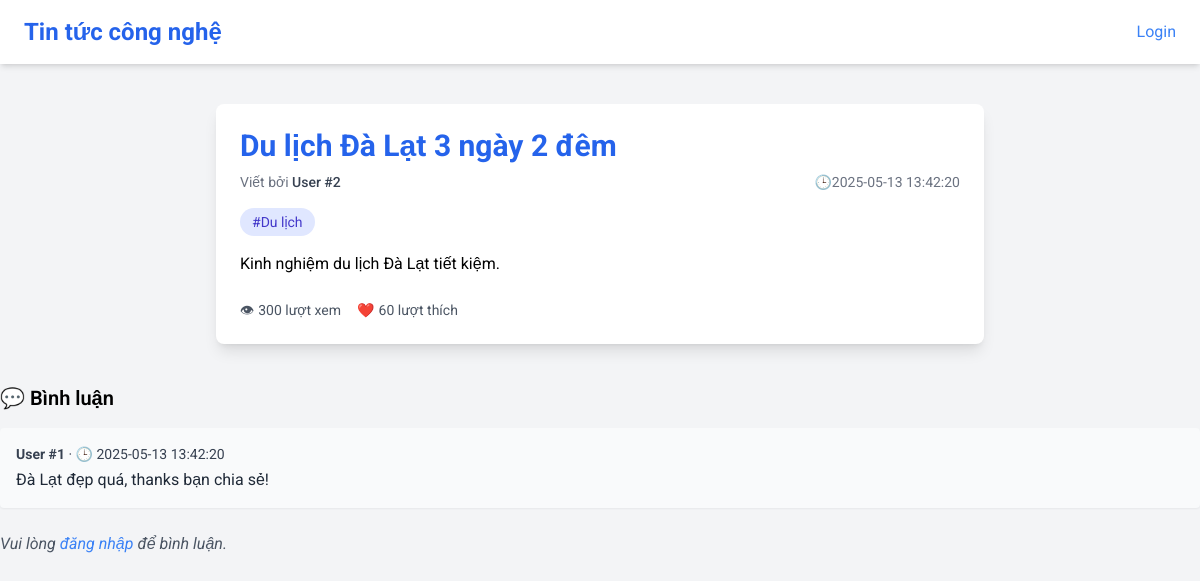
Screenshot of /?id=4 with the database file from the repository.
### tables this page shows
CREATE TABLE `posts`  (
  `post_id` int NOT NULL AUTO_INCREMENT,
  `user_id` int NOT NULL,
  `thumbnail` varchar(255) NULL DEFAULT NULL,
  `title` varchar(255) NOT NULL,
  `content` text NOT NULL,
  `status` enum('draft','published','archived') NOT NULL DEFAULT 'draft',
  `views` int NULL DEFAULT 0,
  `likes` int NULL DEFAULT 0,
  `category` varchar(50) NULL DEFAULT NULL,
  `created_at` timestamp NULL DEFAULT CURRENT_TIMESTAMP,
  `updated_at` timestamp NULL DEFAULT CURRENT_TIMESTAMP ON UPDATE CURRENT_TIMESTAMP,
  PRIMARY KEY (`post_id`) USING BTREE,
  INDEX `user_id`(`user_id` ASC) USING BTREE,
  CONSTRAINT `posts_ibfk_1` FOREIGN KEY (`user_id`) REFERENCES `users` (`id`) ON DELETE CASCADE ON UPDATE RESTRICT
);

CREATE TABLE `comments`  (
  `comment_id` int NOT NULL AUTO_INCREMENT,
  `post_id` int NOT NULL,
  `user_id` int NOT NULL,
  `content` text NOT NULL,
  `created_at` timestamp NULL DEFAULT CURRENT_TIMESTAMP,
  PRIMARY KEY (`comment_id`) USING BTREE,
  INDEX `post_id`(`post_id` ASC) USING BTREE,
  INDEX `user_id`(`user_id` ASC) USING BTREE,
  CONSTRAINT `comments_ibfk_1` FOREIGN KEY (`post_id`) REFERENCES `posts` (`post_id`) ON DELETE CASCADE ON UPDATE RESTRICT,
  CONSTRAINT `comments_ibfk_2` FOREIGN KEY (`user_id`) REFERENCES `users` (`id`) ON DELETE CASCADE ON UPDATE RESTRICT
);

### index.php (called while the page is built, shortened)
<?php
require_once 'App/Core/BaseController.php';
require_once 'App/database/DB.php';
require_once 'App/Core/helper.php';
$app = new Appilaction();
$app->run();

### App/Controllers/InjectionController.php (called while the page is built, shortened)
<?php
class InjectionController extends BaseController
{
    protected Post $posts;
    public function __construct()
    {
        $this->posts = $this->useModel('post');
        $this->comment = $this->useModel('comment');
    }
    public function post()
    {
        $postId = $_GET['id'];
        if (empty($postId)) {
            $posts = $this->posts->getPostByPublishedAll();
            return $this->view('pages.postNew', [
                'posts' => $posts,
            ]);
        } else {
            $post = $this->posts->getPostByIdPublish($postId);
            $comments = $this->comment->getCommentByPostId($postId);
            return $this->view('pages.post', [
                'post' => $post[0],
                'comments' => $comments,
            ]);
        }
    }
}

### App/Core/BaseController.php (called while the page is built, shortened)
<?php
class BaseController {
     public function useModel($model)
     {
         $modelClass = "App\\Models\\" . ucfirst($model);
         $modelNew = new $modelClass();
         $modelNew->db = DB::getInstance();
         return $modelNew;
     }
}

### App/database/DB.php (called while the page is built, shortened)
<?php
class DB
{
    private static $instance = null;
    private \PDO $connection;
    private $host;
    private $dbName;
    private $username;
    private $password;
    private function __construct()
    {
        $this->host = config('DB_HOST', 'localhost');
        $this->dbName = config('DB_NAME', 'app_test');
        $this->username = config('DB_USER', 'root');
        $this->password = config('DB_PASSWORD', '1');
    }
    public static function getInstance()
    {
        if (self::$instance === null) {
            self::$instance = new DB();
        }
        return self::$instance;
    }
    public function connect()
    {
        try {
            $options = [
                \PDO::ATTR_ERRMODE            => \PDO::ERRMODE_EXCEPTION,
                \PDO::ATTR_EMULATE_PREPARES   => false,
                \PDO::MYSQL_ATTR_INIT_COMMAND => "SET NAMES utf8mb4 COLLATE utf8mb4_unicode_ci",
            ];
            $this->connection = new \PDO("mysql:host={$this->host};dbname={$this->dbName}", $this->username, $this->password, $options);
        } catch (\PDOException $e) {
            echo "Connection failed: " . $e->getMessage();
        }
    }
    public function query($sql, $params = [])
    {
        $stmt = $this->connection->prepare($sql);
        $stmt->execute($params);
        return $stmt;
    }
    public function select($table, array $columns = ['*'], $where = '', array $params = [], $fetch = \PDO::FETCH_ASSOC)
    {
        $cols = implode(', ', $columns);
        $tbl  = is_array($table) ? implode(', ', $table) : $table;
        $sql  = "SELECT {$cols} FROM {$tbl}" . ($where !== '' ? " WHERE {$where}" : '');
        return $this->query($sql, $params)->fetchAll($fetch);
    }
}

### App/Core/helper.php (called while the page is built, shortened)
<?php
if (!function_exists('session')) {
    function session()
    {
        return new class {
            public function set($key, $value)
            {
                $_SESSION[$key] = $value;
            }
            public function get($key)
            {
                if (isset($_SESSION['flash'][$key])) {
                    $value = $_SESSION['flash'][$key];
                    unset($_SESSION['flash'][$key]);
                    return $value;
                }
                return $_SESSION[$key] ?? null;
            }
            public function has($key)
            {
                return isset($_SESSION[$key]);
            }
            public function remove($key)
            {
                unset($_SESSION[$key]);
            }
            public function all()
            {
                return $_SESSION;
            }
            public function flash($key, $value)
            {
                $_SESSION['flash'][$key] = $value;
            }
        };
    }
}
if (!function_exists('config')) {
    function config($key, $default = null){
        return $default;
    }
}

### App/Models/Post.php (called while the page is built, shortened)
<?php
class Post
{
    public DB $db;
    protected $tb = 'posts';
    protected $field = [
        'post_id',
        'user_id',
        'thumbnail',
        'title',
        'content',
        'status',
        'views',
        'likes',
        'category',
        'created_at',
        'updated_at',
    ];
    public function getPostByIdPublish($id)
    {
        return $this->db->select($this->tb, $this->field, 'status ="published" and post_id =' . $id);
    }
}

### App/Core/Router.php (called while the page is built, shortened)
<?php
class Router
{
    private $routes = [];
    public function addRoute($method, $path,$action)
    {
        $this->routes[] = [
            'method' => $method,
            'path' => $path,
            'action' => $action,
        ];
    }
    public function dispatch($method, $path)
    {
        foreach ($this->routes as $route) {
            $parsedPath1 = parse_url($path, PHP_URL_PATH);
            $parsedPath2 = parse_url($route['path'], PHP_URL_PATH);
            if ($route['method'] === $method && $parsedPath1 === $parsedPath2) {
                list($controller, $method) = $route['action'];
                if (class_exists($controller)) {
                    $controllerInstance = new $controller();
                    if (method_exists($controllerInstance, $method)) {
                        return $controllerInstance->$method();
                    } else {
                        throw new \Exception("Method $method not found in controller $controller");
                    }
                } else {
                    throw new \Exception("Controller class $controller not found");
                }
            }
        }
        return null;
    }
}

### App/Models/Comment.php (called while the page is built, shortened)
<?php
class Comment
{
    public DB $db;
    protected $tb = 'comments';
    protected $field = [
        'comment_id',
        'post_id',
        'user_id',
        'content',
        'created_at',
    ];
    public function getCommentByPostId($postId)
    {
        return $this->db->select($this->tb, $this->field, 'post_id =' . $postId);
    }
}

### App/Views/pages/post.php (the view, shortened to what this page needs)
<!DOCTYPE html>
<html lang="vi">
<head>
    <script src="https://cdn.tailwindcss.com"></script>
</head>
<body class="bg-gray-100 text-gray-800 font-sans">
<?php require_once 'header_logined.php'; ?>
<div class="max-w-3xl mx-auto p-6 bg-white shadow-lg rounded-lg mt-10">
    <h1 class="text-3xl font-bold text-blue-600 mb-2"><?= $post['title']; ?></h1>
    <div class="text-sm text-gray-500 mb-4 flex items-center justify-between">
        <span>Viết bởi <span class="font-medium text-gray-700">User #<?= $post['user_id']; ?></span></span>
        <span>🕒<?= $post['created_at']; ?></span>
    </div>
    <div class="mb-4 flex flex-wrap gap-2 text-sm">
        <span class="bg-indigo-100 text-indigo-700 px-3 py-1 rounded-full">#<?= $post['category']; ?></span>
    </div>
    <div class="prose prose-lg max-w-none mb-6">
        <p><?= $post['content']; ?></p>
    </div>
    <div class="flex items-center gap-4 text-sm text-gray-600">
        <div class="flex items-center gap-1">
            👁 <span><?= $post['views']; ?> lượt xem</span>
        </div>
        <div class="flex items-center gap-1">
            ❤️ <span><?= $post['likes']; ?> lượt thích</span>
        </div>
    </div>
</div>
<div class="mt-10">
    <h2 class="text-xl font-semibold mb-4">💬 Bình luận</h2>
    <div class="space-y-4 mb-6">
        <?php if (!empty($comments)) : ?>
            <?php foreach ($comments as $comment) : ?>
                <div class="bg-gray-50 p-4 rounded shadow-sm relative group">
                    <div class="text-sm text-gray-700 mb-1 flex justify-between items-center">
                        <span><strong>User #<?= $comment['user_id']; ?></strong> · 🕒 <?= $comment['created_at']; ?></span>
                    </div>
                    <p class="text-gray-800"><?= htmlspecialchars($comment['content']); ?></p>
                </div>
            <?php endforeach; ?>
        <?php else : ?>
            <p class="text-gray-500 italic">Chưa có bình luận nào. Hãy là người đầu tiên!</p>
        <?php endif; ?>
    </div>
    <?php if (!empty(session()->get('user'))) : ?>
        <form action="/comment" method="POST" class="space-y-4">
           <input type="hidden" name="post_id" value="<?= $post['post_id']; ?>">
            <input type="hidden" name="user_id" value="<?= session()->get('user')['id']; ?>">
            <textarea name="content" rows="3" class="w-full p-3 border rounded focus:outline-none focus:ring-2 focus:ring-blue-400" placeholder="Viết bình luận..."></textarea>
            <button type="submit" class="bg-blue-600 text-white px-4 py-2 rounded hover:bg-blue-700">Gửi bình luận</button>
        </form>
    <?php else : ?>
        <p class="text-gray-600 italic">Vui lòng <a href="/login?redirect=/post?id=<?= $post['post_id']; ?>" class="text-blue-500 hover:underline">đăng nhập</a> để bình luận.</p>
    <?php endif; ?>
</div>
</body>
</html>

### App/Views/header.php (style rules this page uses)
body { font-family: "Roboto", sans-serif; }

### rows the page displays
posts: title "Du lịch Đà Lạt 3 ngày 2 đêm", user "2", created_at "2025-05-13 13:42:20", category "Du lịch", content "Kinh nghiệm du lịch Đà Lạt tiết kiệm.", views "300", likes "60"
comments: user "1", created_at "2025-05-13 13:42:20", content "Đà Lạt đẹp quá, thanks bạn chia sẻ!"
